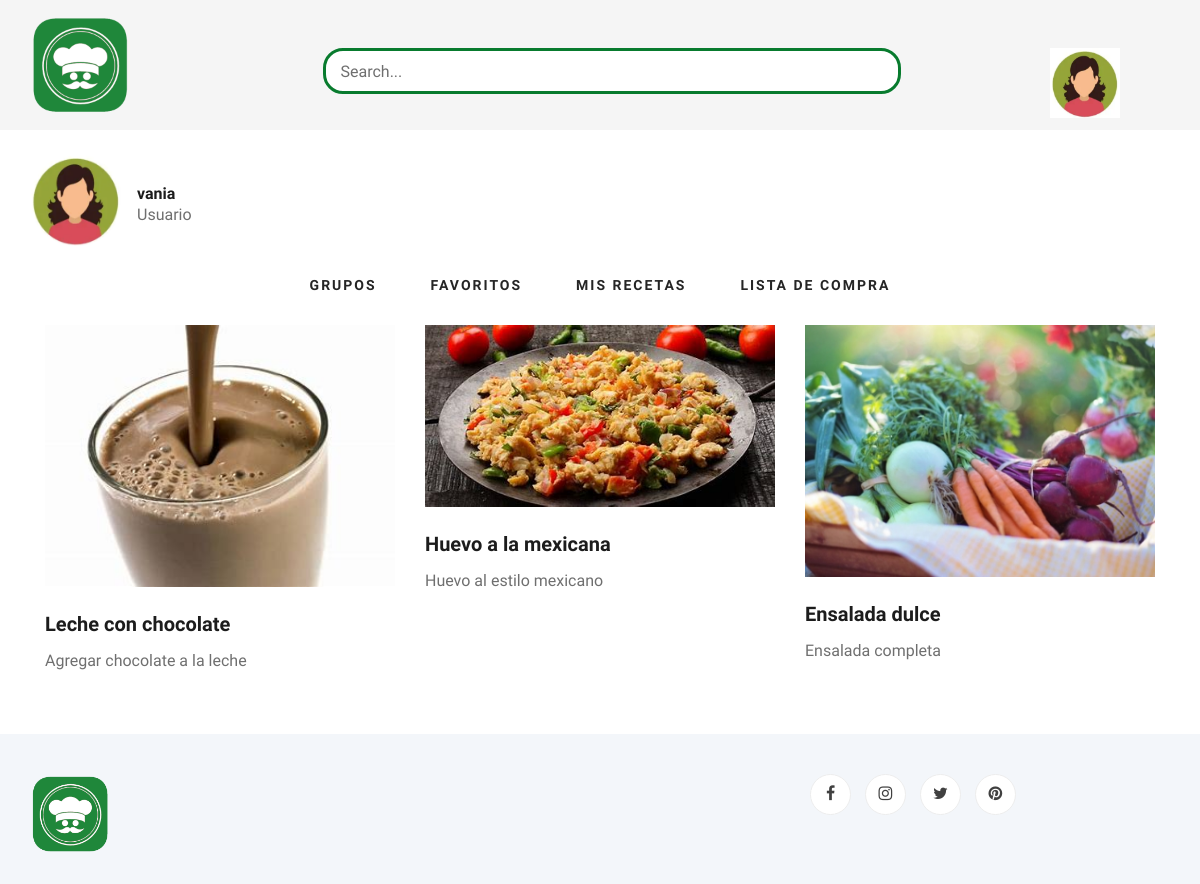
Page /perfil_favoritos.php (signed in) on the committed database.
### tables this page shows
CREATE TABLE `usuario` (
  `idusuario` int(11) NOT NULL,
  `nombre_usuario` varchar(45) DEFAULT NULL,
  `correo_electronico` varchar(60) DEFAULT NULL,
  `contrasena` varchar(45) DEFAULT NULL,
  `imagen` varchar(50) DEFAULT NULL,
  `receta_favorita` varchar(45) DEFAULT NULL,
  `receta_mas_preparada` varchar(50) DEFAULT NULL,
  `receta_menos_preparada` varchar(50) DEFAULT NULL
);

CREATE TABLE `usuarios_recetas_favoritas` (
  `id_usuario` int(11) NOT NULL,
  `id_receta` int(11) NOT NULL
);

CREATE TABLE `receta` (
  `idreceta` int(11) NOT NULL,
  `nombre_receta` varchar(45) DEFAULT NULL,
  `porciones` int(11) DEFAULT NULL,
  `tiempo_preparacion` varchar(45) DEFAULT NULL,
  `tiempo_comida` varchar(45) DEFAULT NULL,
  `tipo_comida` varchar(45) DEFAULT NULL,
  `tipo_preferencia` varchar(45) DEFAULT NULL,
  `dificultad` varchar(45) DEFAULT NULL,
  `descripcion` text DEFAULT NULL,
  `foto_principal` varchar(45) DEFAULT NULL,
  `usuario_idusuario` int(11) NOT NULL,
  `calificacion` int(11) DEFAULT NULL
);

### perfil_favoritos.php (the view, shortened to what this page needs)
<?php
$conexion = mysqli_connect('localhost', 'root', '', 'ingsoft');
$ConsultaUsuario = "SELECT * FROM usuario WHERE idusuario = '".$_SESSION['id_usuario']."' ";
$ResultadoUsuario = mysqli_query($conexion, $ConsultaUsuario);
$ConsultaRecetasFav = "SELECT receta.*, usuarios_recetas_favoritas.*
FROM receta
	LEFT JOIN usuarios_recetas_favoritas ON usuarios_recetas_favoritas.id_receta = receta.idreceta
WHERE usuarios_recetas_favoritas.id_usuario = '".$_SESSION['id_usuario']."' ";
$ResultadoRecetaFav = mysqli_query($conexion, $ConsultaRecetasFav);
?>
<!DOCTYPE html>
<html lang="zxx">
<head>
    <link rel="stylesheet" href="css/bootstrap.min.css" type="text/css">
    <link rel="stylesheet" href="css/font-awesome.min.css" type="text/css">
    <link rel="stylesheet" href="css/elegant-icons.css" type="text/css">
    <link rel="stylesheet" href="css/nice-select.css" type="text/css">
    <link rel="stylesheet" href="css/jquery-ui.min.css" type="text/css">
    <link rel="stylesheet" href="css/owl.carousel.min.css" type="text/css">
    <link rel="stylesheet" href="css/slicknav.min.css" type="text/css">
    <link rel="stylesheet" href="css/style.css" type="text/css">
</head>
<body>
    <header class="header">
        <div class="header__top">
        <div class="container">
            <div class="row">
                <div class="col-lg-3">
                    <div class="header__logo">
                        <a href="Home_Page.html"><img src="img/logo_blog_de_comdia.png" alt="" width="100px" height="100px" ></a>
                    </div>
                </div>
                <div class="col-lg-7"><br>
                    <nav class="header__menu">
                            <div class="blog__sidebar__search">
                                <form action="#">
                                    <input type="text" placeholder="Search...">
                                </form>
                            </div>
                    </nav>
                </div>
                <div class="col-lg-2">
                    <div class="header__cart">
                        <ul>
                            <li>
                                <nav class="header__menu">
                                    <ul>
                                        <?php
                                            if($usuario = mysqli_fetch_array($ResultadoUsuario)){
                                                echo "<li><img src='img/usuarios/".$usuario['imagen']."' width='70px' height='70px'></img>";
                                                echo"</li>";
                                            }
                                        ?>
                                    </ul>
                                </nav>
                            </li>
                        </ul>
                    </div>
                </div>
            </div>
        </div>
    </header>
    <br>
        <div class="container">
            <div class="row">
                <div class="col-lg-12">
                    <div class="blog__details__content">
                        <div class="row">
                            <div class="col-lg-12">
                                <div class="blog__details__author">
                                    <div class="blog__details__author__pic">
                                        <?php
                                            echo "<img src='img/usuarios/".$usuario['imagen']."' alt=''>";
                                        ?>
                                    </div>
                                    <div class="blog__details__author__text">
                                        <h6><?php echo $usuario['nombre_usuario'] ?></h6>
                                        <span>Usuario</span>
                                    </div>
                                </div>
                            </div>
                        </div>
                    </div>
                    <div class="col-lg-12">
                        <center>
                            <nav class="header__menu">
                                <ul>
                                    <li><a href="perfil_grupos.php" class="active">Grupos</a></li>
                                    <li><a href="perfil_favoritos.php">Favoritos</a></li>
                                    <li><a href="perfil_misrecetas.php">Mis Recetas</a></li>
                                    <li><a href="perfil_lista_compra.php">Lista de Compra</a></li>
                                </ul>
                            </nav>
                        </center>
                    </div>
                    <div class="container">
                        <div class="row">
                            <?php
                               while($row = mysqli_fetch_array($ResultadoRecetaFav)){
                                    echo "<div class='col-lg-4 col-md-4 col-sm-6'>";
                                        echo "<div class='blog__item'>";
                                            echo "<div class='blog__item__pic'>";
                                                echo "<img src='img/recetas/". $row['foto_principal']. "' alt=''>";
                                            echo "</div>";
                                            echo "<div class='blog__item__text'>";
                                                echo "<h5><a href='vista_receta.php?receta=".$row['idreceta']."''>  ". $row['nombre_receta']. "</a></h5>";
                                                echo "<p>". $row['descripcion']."</p>";
                                            echo "</div>";
                                        echo "</div>";
                                    echo "</div>";
                                }
                            ?>
                        </div>
                    </div>
                </div>
            </div>
        </div>
    <footer class="footer spad">
        <div class="container">
            <div class="row">
                <div class="col-lg-3 col-md-6 col-sm-6">
                    <div class="footer__about">
                        <div class="footer__about__logo">
                            <a href="./index.html"><img src="img/logo_blog_de_comdia.png" alt="" width="80"></a>
                        </div>
                    </div>
                </div>
                <div class="col-lg-4 col-md-6 col-sm-6 offset-lg-1">
                </div>
                <div class="col-lg-4 col-md-12">
                    <div class="footer__widget">
                        <div class="footer__widget__social">
                            <a href="#"><i class="fa fa-facebook"></i></a>
                            <a href="#"><i class="fa fa-instagram"></i></a>
                            <a href="#"><i class="fa fa-twitter"></i></a>
                            <a href="#"><i class="fa fa-pinterest"></i></a>
                        </div>
                    </div>
                </div>
            </div>
        </div>
    </footer>
</body>
</html>

### css/style.css (style rules this page uses)
html, body { height: 100%; font-family: "Cairo", sans-serif; -webkit-font-smoothing: antialiased; font-smoothing: antialiased; }
h1, h2, h3, h4, h5, h6 { margin: 0; color: #111111; font-weight: 400; font-family: "Cairo", sans-serif; }
h5 { font-size: 18px; }
h6 { font-size: 16px; }
p { font-size: 16px; font-family: "Cairo", sans-serif; color: #6f6f6f; font-weight: 400; line-height: 26px; margin: 0 0 15px 0; }
img { max-width: 100%; }
ul, ol { padding: 0; margin: 0; }
.spad { padding-top: 100px; padding-bottom: 100px; }
.header__top { background: #f5f5f5; height: 130px; }
.header__logo { padding: 15px 0; }
.header__logo a { display: inline-block; }
.header__menu { padding: 24px 0; }
.header__menu ul li { list-style: none; display: inline-block; margin-right: 50px; position: relative; }
.header__menu ul li:last-child { margin-right: 0; }
.header__menu ul li a { font-size: 14px; color: #252525; text-transform: uppercase; font-weight: 700; letter-spacing: 2px; -webkit-transition: all, 0.3s; -moz-transition: all, 0.3s; -ms-transition: all, 0.3s; -o-transition: all, 0.3s; transition: all, 0.3s; padding: 5px 0; display: block; }
.header__cart { text-align: right; padding: 24px 0; }
.header__cart ul { display: inline-block; margin-right: 25px; }
.header__cart ul li { list-style: none; display: inline-block; margin-right: 15px; }
.header__cart ul li:last-child { margin-right: 0; }
.blog__item { margin-bottom: 60px; }
.blog__item__pic img { min-width: 100%; }
.blog__item__text { padding-top: 25px; }
.blog__item__text h5 { margin-bottom: 12px; }
.blog__item__text h5 a { font-size: 20px; color: #1c1c1c; font-weight: 700; }
.blog__item__text p { margin-bottom: 25px; }
.blog__sidebar__search { margin-bottom: 0px; }
.blog__sidebar__search form { position: relative; }
.blog__sidebar__search form input { width: 578px; height: 46px; font-size: 16px; color: #087b2e; padding-left: 15px; border: 3px solid #087b2e; border-radius: 20px; }
.blog__sidebar__search form input::placeholder { color: #6f6f6f; }
.blog__details__author__pic { float: left; margin-right: 15px; }
.blog__details__author__pic img { height: 92px; width: 92px; border-radius: 50%; }
.blog__details__author__text { overflow: hidden; padding-top: 30px; }
.blog__details__author__text h6 { color: #1c1c1c; font-weight: 700; }
.blog__details__author__text span { font-size: 16px; color: #6f6f6f; }
.footer { background: #F3F6FA; padding-top: 40px; padding-bottom: 0px; }
.footer__about { margin-bottom: 30px; }
.footer__about__logo { margin-bottom: 15px; }
.footer__about__logo a { display: inline-block; }
.footer__widget { margin-bottom: 30px; overflow: hidden; }
.footer__widget .footer__widget__social a { display: inline-block; height: 41px; width: 41px; font-size: 16px; color: #404040; border: 1px solid #ededed; border-radius: 50%; line-height: 38px; text-align: center; background: #ffffff; -webkit-transition: all, 0.3s; -moz-transition: all, 0.3s; -ms-transition: all, 0.3s; -o-transition: all, 0.3s; transition: all, 0.3s; margin-right: 10px; }
.footer__widget .footer__widget__social a:last-child { margin-right: 0; }
@media only screen and (min-width: 1200px) { .container { max-width: 1170px; } }

### rows in the picture
usuario: imagen (picture), nombre_usuario "vania"
usuarios_recetas_favoritas: id_receta.foto_principal (picture), id_receta.nombre_receta "Leche con chocolate", id_receta.descripcion "Agregar chocolate a la leche"
usuarios_recetas_favoritas: id_receta.foto_principal (picture), id_receta.nombre_receta "Huevo a la mexicana", id_receta.descripcion "Huevo al estilo mexicano"
usuarios_recetas_favoritas: id_receta.foto_principal (picture), id_receta.nombre_receta "Ensalada dulce", id_receta.descripcion "Ensalada completa"
